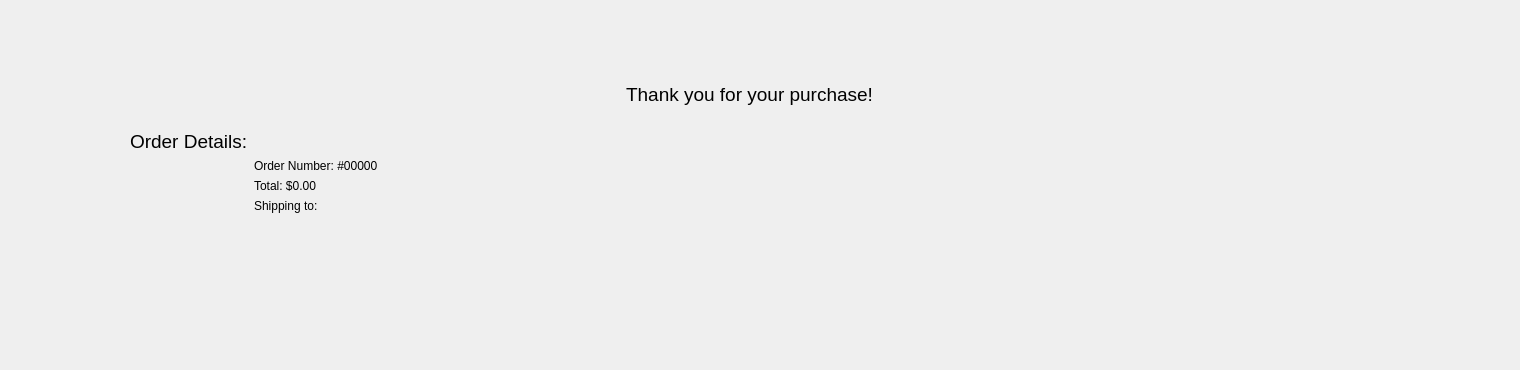
      <widget class="QWidget" name="purchaseconfirmationpage">
       <widget class="QLabel" name="label_5">
        <property name="geometry">
         <rect>
          <x>-6</x>
          <y>39</y>
          <width>1511</width>
          <height>111</height>
         </rect>
        </property>
        <property name="font">
         <font>
          <pointsize>14</pointsize>
         </font>
        </property>
        <property name="text">
         <string>Thank you for your purchase!</string>
        </property>
        <property name="scaledContents">
         <bool>false</bool>
        </property>
        <property name="alignment">
         <set>Qt::AlignCenter</set>
        </property>
        <property name="wordWrap">
         <bool>false</bool>
        </property>
       </widget>
       <widget class="QWidget" name="formLayoutWidget">
        <property name="geometry">
         <rect>
          <x>130</x>
          <y>130</y>
          <width>731</width>
          <height>231</height>
         </rect>
        </property>
        <layout class="QFormLayout" name="formLayout">
         <item row="1" column="1">
          <widget class="QLabel" name="label_12">
           <property name="text">
            <string>Order Number: #00000</string>
           </property>
          </widget>
         </item>
         <item row="2" column="1">
          <widget class="QLabel" name="label_13">
           <property name="text">
            <string>Total: $0.00</string>
           </property>
          </widget>
         </item>
         <item row="3" column="1">
          <widget class="QLabel" name="label_14">
           <property name="text">
            <string>Shipping to:</string>
           </property>
          </widget>
         </item>
         <item row="0" column="0">
          <widget class="QLabel" name="label_11">
           <property name="font">
            <font>
             <pointsize>14</pointsize>
            </font>
           </property>
           <property name="text">
            <string>Order Details:</string>
           </property>
          </widget>
         </item>
        </layout>
       </widget>
      </widget>
